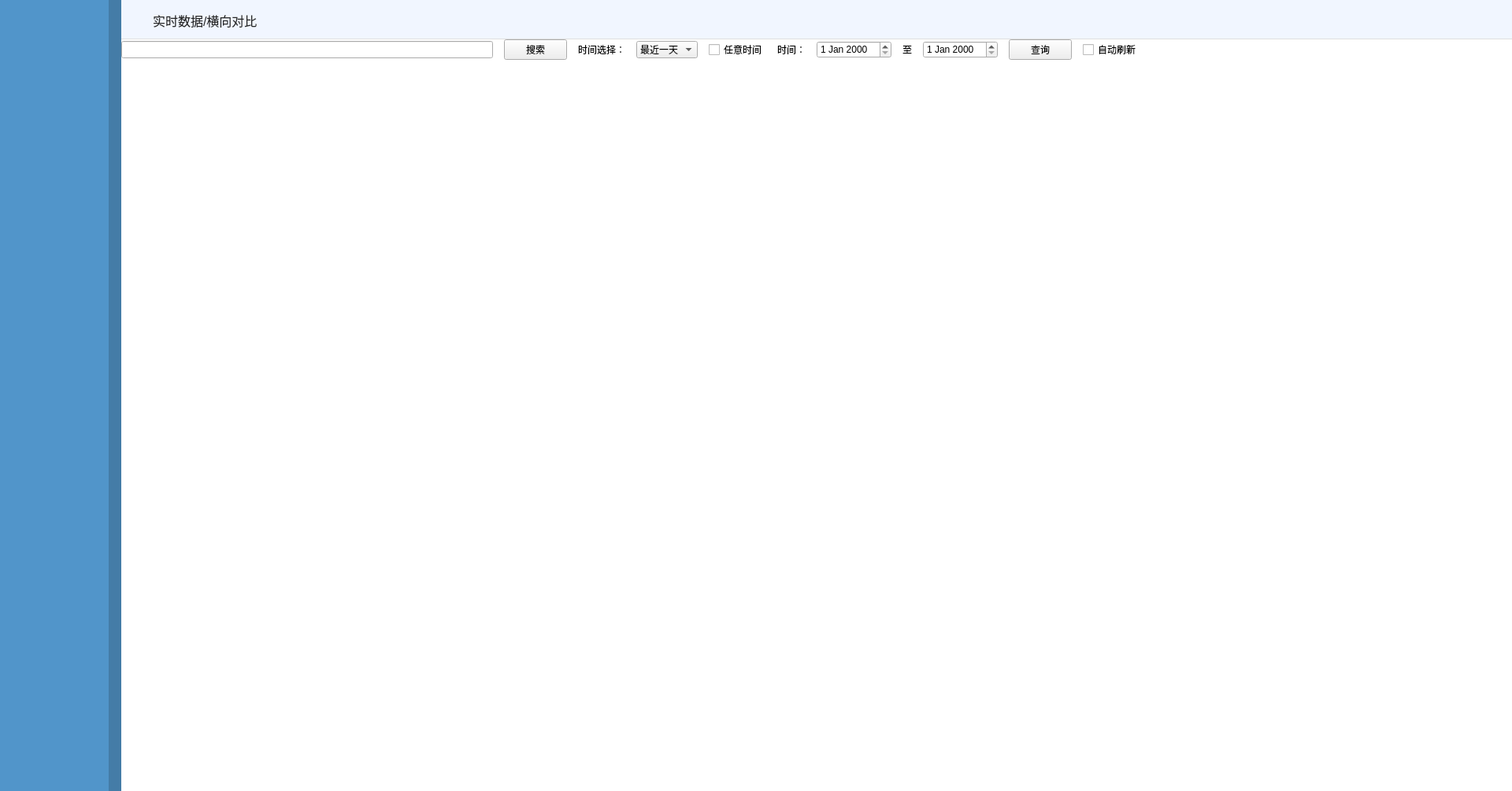
<?xml version="1.0" encoding="UTF-8"?>
<ui version="4.0">
 <class>HorizontalAnalysisPage</class>
 <widget class="QWidget" name="HorizontalAnalysisPage">
  <property name="geometry">
   <rect>
    <x>0</x>
    <y>0</y>
    <width>1920</width>
    <height>1005</height>
   </rect>
  </property>
  <property name="windowTitle">
   <string>Form</string>
  </property>
  <layout class="QHBoxLayout" name="horizontalLayout">
   <property name="spacing">
    <number>0</number>
   </property>
   <property name="leftMargin">
    <number>0</number>
   </property>
   <property name="topMargin">
    <number>0</number>
   </property>
   <property name="rightMargin">
    <number>0</number>
   </property>
   <property name="bottomMargin">
    <number>0</number>
   </property>
   <item>
    <widget class="QWidget" name="leftWidget" native="true">
     <property name="maximumSize">
      <size>
       <width>154</width>
       <height>16777215</height>
      </size>
     </property>
     <property name="styleSheet">
      <string notr="true">QWidget#leftWidget{
background:rgba(81,149,202,1);
border-style:solid;
border-width:0px 16px 0px 0px;
border-color:#447CA7;
}</string>
     </property>
    </widget>
   </item>
   <item>
    <widget class="QWidget" name="rightWidget" native="true">
     <property name="styleSheet">
      <string notr="true">QWidget#rightWidget{
	background:rgba(241,246,255,1);
}</string>
     </property>
     <widget class="QWidget" name="topWidget" native="true">
      <property name="geometry">
       <rect>
        <x>0</x>
        <y>0</y>
        <width>1766</width>
        <height>50</height>
       </rect>
      </property>
      <property name="maximumSize">
       <size>
        <width>1766</width>
        <height>50</height>
       </size>
      </property>
      <property name="styleSheet">
       <string notr="true">QWidget#topWidget{
	background:rgba(241,246,255,1);
	border-style:solid;
	border-color:#DFDFDF;
	border-width: 0px 0px 1px 0px;
}</string>
      </property>
      <widget class="QLabel" name="label">
       <property name="geometry">
        <rect>
         <x>40</x>
         <y>15</y>
         <width>161</width>
         <height>21</height>
        </rect>
       </property>
       <property name="styleSheet">
        <string notr="true">width:64px;
height:21px;
font-size:16px;
font-family:微软雅黑;
color:rgba(38,38,38,1);
line-height:21px;</string>
       </property>
       <property name="text">
        <string>实时数据/横向对比</string>
       </property>
      </widget>
     </widget>
     <widget class="QWidget" name="widget" native="true">
      <property name="geometry">
       <rect>
        <x>0</x>
        <y>50</y>
        <width>1766</width>
        <height>995</height>
       </rect>
      </property>
      <property name="styleSheet">
       <string notr="true">QWidget#widget{
background:#FFFFFF;
}</string>
      </property>
      <layout class="QVBoxLayout" name="verticalLayout" stretch="1,17">
       <item>
        <layout class="QHBoxLayout" name="horizontalLayout_2">
         <property name="spacing">
          <number>14</number>
         </property>
         <item>
          <widget class="QLineEdit" name="searchEdit"/>
         </item>
         <item>
          <widget class="QPushButton" name="searchBtn">
           <property name="text">
            <string>搜索</string>
           </property>
          </widget>
         </item>
         <item>
          <widget class="QLabel" name="label_2">
           <property name="text">
            <string>时间选择：</string>
           </property>
          </widget>
         </item>
         <item>
          <widget class="QComboBox" name="dateCombo">
           <item>
            <property name="text">
             <string>最近一天</string>
            </property>
           </item>
          </widget>
         </item>
         <item>
          <widget class="QCheckBox" name="anyTimeBox">
           <property name="text">
            <string>任意时间</string>
           </property>
          </widget>
         </item>
         <item>
          <widget class="QLabel" name="label_3">
           <property name="text">
            <string>时间：</string>
           </property>
          </widget>
         </item>
         <item>
          <widget class="QDateEdit" name="dateEdit1"/>
         </item>
         <item>
          <widget class="QLabel" name="label_4">
           <property name="text">
            <string>至</string>
           </property>
          </widget>
         </item>
         <item>
          <widget class="QDateEdit" name="dateEdit2"/>
         </item>
         <item>
          <widget class="QPushButton" name="queryBtn">
           <property name="text">
            <string>查询</string>
           </property>
          </widget>
         </item>
         <item>
          <widget class="QCheckBox" name="autoCheck">
           <property name="text">
            <string>自动刷新</string>
           </property>
          </widget>
         </item>
         <item>
          <spacer name="horizontalSpacer">
           <property name="orientation">
            <enum>Qt::Horizontal</enum>
           </property>
           <property name="sizeHint" stdset="0">
            <size>
             <width>40</width>
             <height>20</height>
            </size>
           </property>
          </spacer>
         </item>
        </layout>
       </item>
       <item>
        <widget class="QWidget" name="chartArea" native="true"/>
       </item>
      </layout>
     </widget>
    </widget>
   </item>
  </layout>
 </widget>
 <resources/>
 <connections/>
</ui>
